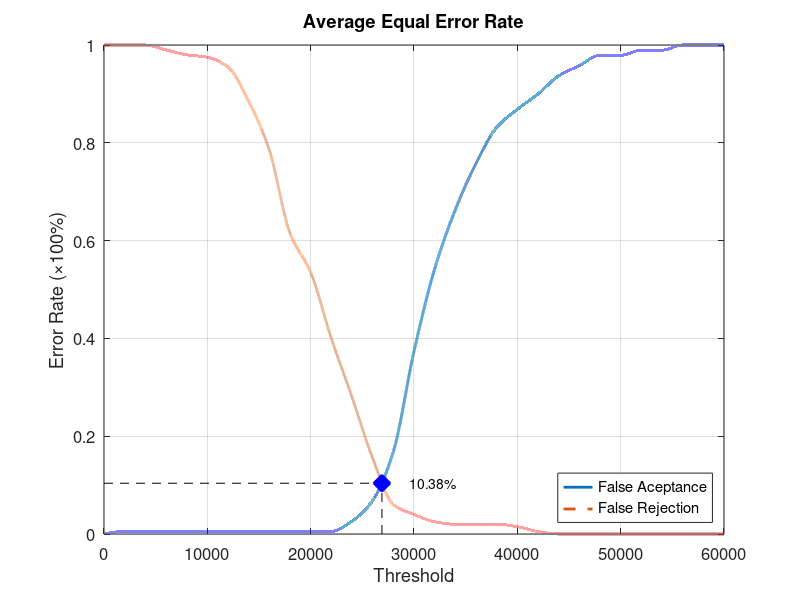
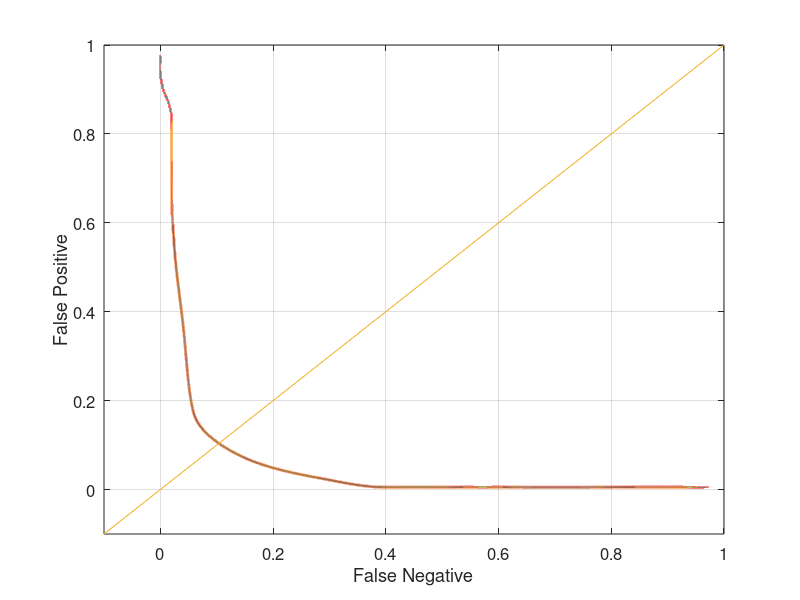

Recreate these plots in MATLAB, in order.
function yEER = Database5_1
close all;
clear;
clc;
x = 0:2000:60000;
xq = 0:0.5:60000;

y0 = [0 0.00526316 0.00526316 0.00526316 0.00526316 0.00526316 0.00526316 0.00526316 0.00526316 0.00526316 0.00526316 0.00526316 0.0263158 0.0684211 0.168421 0.373684 0.542105 0.663158 0.757895 0.831579 0.868421 0.9 0.936842 0.957895 0.978947 0.978947 0.989474 0.989474 1 1 1];
yy0 = interp1(x, y0, xq, 'pchip');
y1 = [1 1 1 0.99 0.98 0.975 0.955 0.885 0.785 0.615 0.535 0.4 0.28 0.155 0.06 0.04 0.025 0.02 0.02 0.02 0.015 0.005 0 0 0 0 0 0 0 0 0];
yy1 = interp1(x, y1, xq, 'pchip');

% Calculating EER: 
y2 = abs(y0 - y1);
find(y2 == min(y2))
yy2 = abs(yy0 - yy1);
xEER = find(yy2 == min(yy2));
xEERIndex = xq(xEER) % X-axis EER
yEER = yy0(xEER) % Y-axis EER

main = figure
plot(xq, yy0,'-','LineWidth', 2);	hold on
plot(xq, yy1,'--','LineWidth', 2);	hold on
plot([xEERIndex xEERIndex], [0 yEER], 'k--');	hold on
plot([0 xEERIndex], [yEER yEER], 'k--');	hold on
plot(xEERIndex, yEER, 'bx', 'LineWidth', 10);	hold on
text(xEERIndex + 10 * xEERIndex / 100, yEER, [num2str(round((10000 * yEER)) / 100) '%'])
legend('False Aceptance', 'False Rejection', 'Location', 'SouthEast')
xlabel('Threshold')
ylabel('Error Rate (\times100%)')
title('Average Equal Error Rate')
set(gca, 'FontSize', 12)
axis([0 60000 0 1])
grid on

print(main, 'Database5_1Main', '-dpng');
FNRxFPR = figure('Color', [1 1 1]);
plot(yy1, yy0, '-', yy1, yy0, 'LineWidth', 2);
hold on
y = -0.1:0.1:1
plot(y, y); 
set(gca, 'FontSize', 12)
xlabel('False Negative')
ylabel('False Positive')
axis([-0.1 1 -0.1 1])
set(gca, 'FontSize', 12)
grid on

print(FNRxFPR, 'Database5_1FNRxFPR','-dpng');
end
